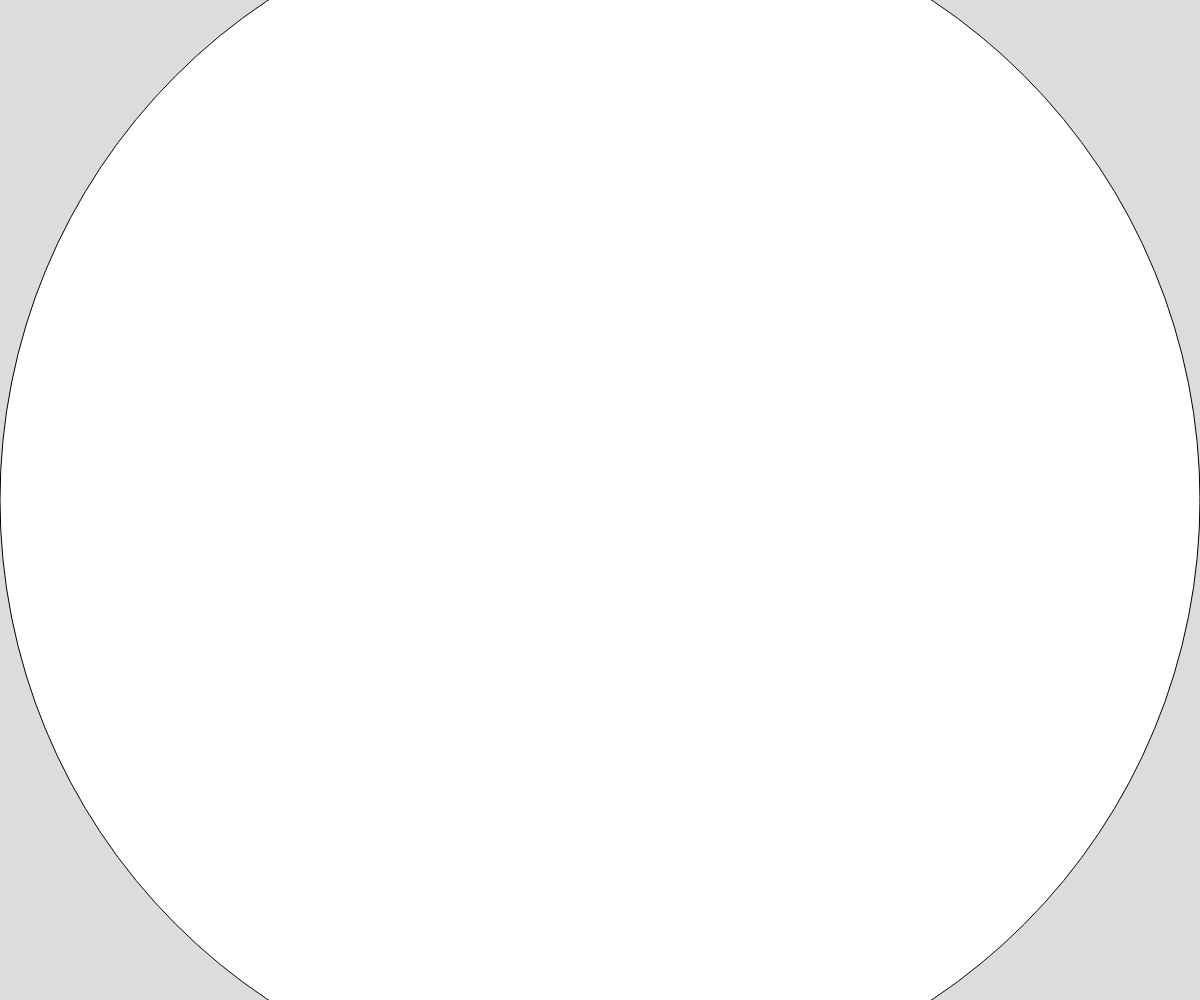
Frame 1 (no input)
Frame 60 (no input): identical to frame 1, image omitted
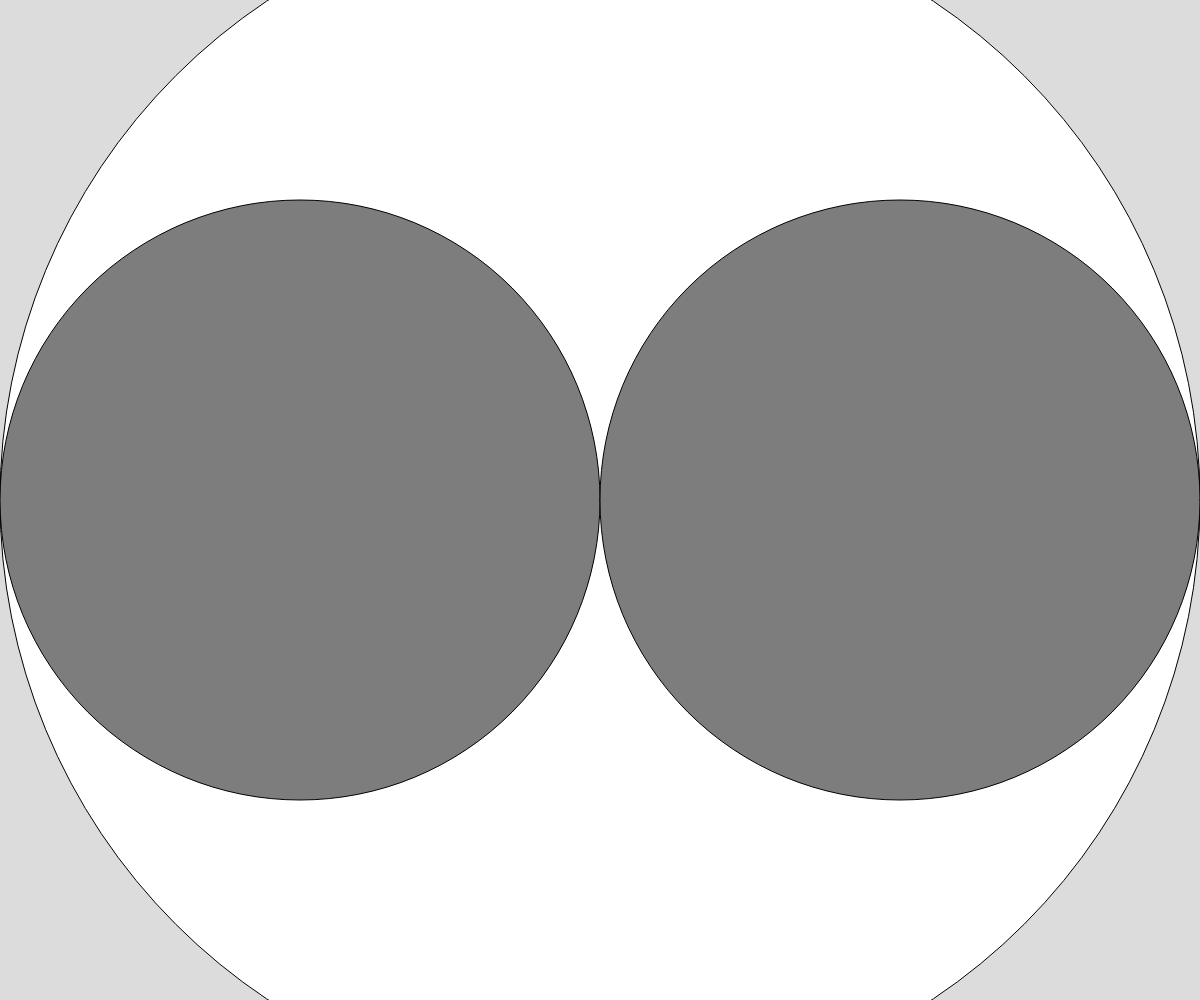
Frame 120 (the mouse pressed at the canvas centre since frame 60)

The p5.js sketch that drew these frames (run headless with seeded random() and noise() and a simulated clock; from frame 60 on, the mouse is pressed at the canvas centre):

// p5.js sketch
// ── sketch.js
// Circle recursion thingy


function setup() {
  createCanvas(windowWidth, windowHeight);

}

function draw() {
  background(220);

  drawCircle(width / 2, width / 2);
}

function drawCircle(x, radius) {
  let fillColor = map(radius, width / 2, 10, 255, 0);
  fill(fillColor);

  circle(x, height / 2, radius * 2);

  //base case

  let maxradius = map(mouseX, 0, width, width / 2, 50);

  if (radius > maxradius) {
    drawCircle(x - radius / 2, radius / 2);
    drawCircle(x + radius / 2, radius / 2);
  }
}
